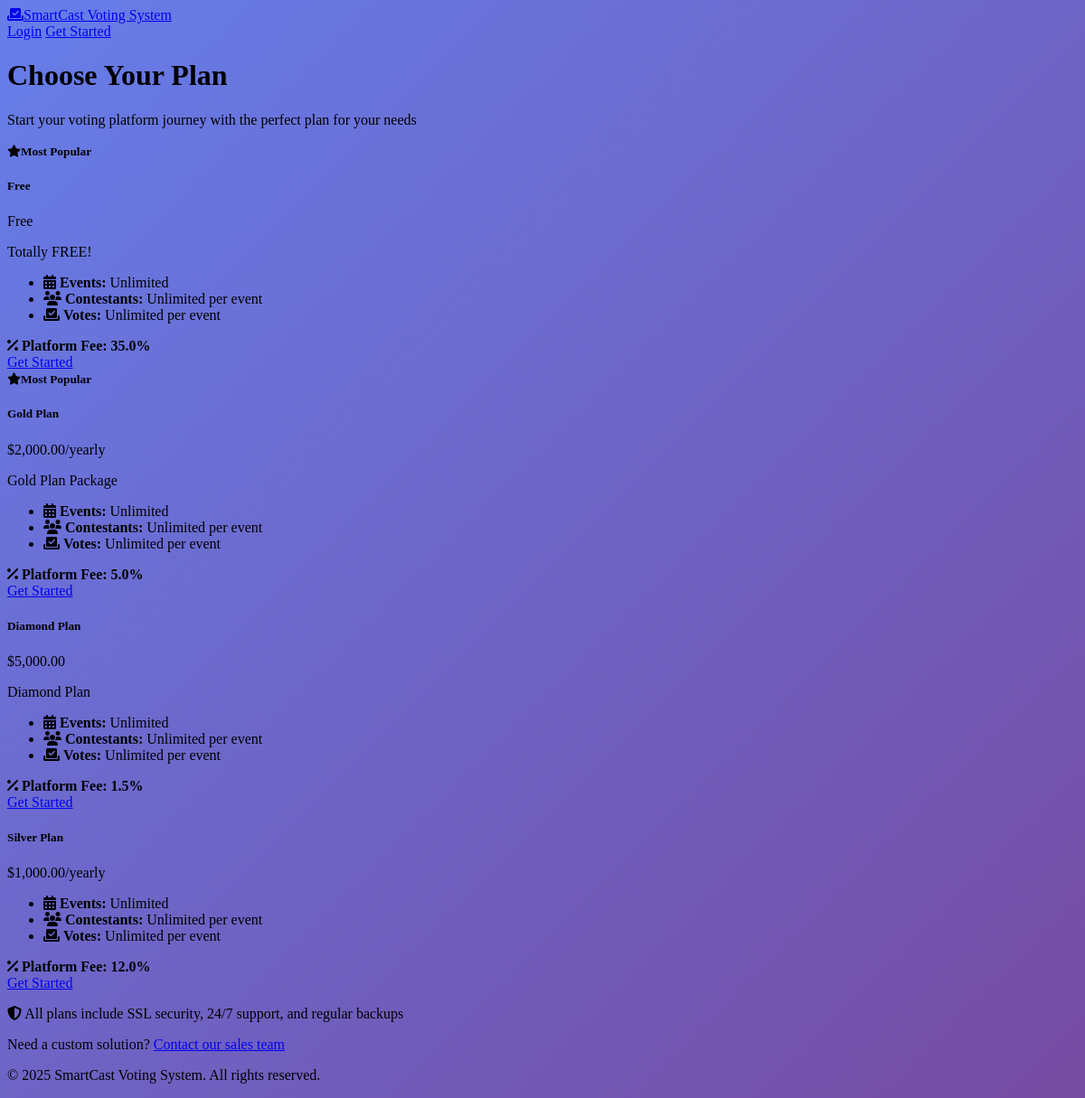
/pricing, run on the app's committed database.
### tables this page shows
CREATE TABLE `subscription_plans` (
  `id` int(11) NOT NULL,
  `name` varchar(100) NOT NULL,
  `slug` varchar(100) NOT NULL,
  `description` text DEFAULT NULL,
  `price` decimal(10,2) NOT NULL DEFAULT 0.00,
  `billing_cycle` enum('monthly','yearly','lifetime','free') DEFAULT 'monthly',
  `max_events` int(11) DEFAULT NULL COMMENT 'NULL means unlimited',
  `max_contestants_per_event` int(11) DEFAULT NULL COMMENT 'NULL means unlimited',
  `max_votes_per_event` int(11) DEFAULT NULL COMMENT 'NULL means unlimited',
  `features` longtext DEFAULT NULL COMMENT 'Additional features as JSON' CHECK (json_valid(`features`)),
  `fee_rule_id` int(11) DEFAULT NULL COMMENT 'Default fee rule for this plan',
  `is_popular` tinyint(1) DEFAULT 0,
  `is_active` tinyint(1) DEFAULT 1,
  `sort_order` int(3) DEFAULT 0,
  `trial_days` int(3) DEFAULT 0,
  `created_at` timestamp NOT NULL DEFAULT current_timestamp(),
  `updated_at` timestamp NOT NULL DEFAULT current_timestamp() ON UPDATE current_timestamp()
);

### views/pricing.php (the view, shortened to what the rows shown need)
<!DOCTYPE html>
<html lang="en">
<head>
    <link href="<?= COREUI_CSS ?>" rel="stylesheet">
    <link href="https://cdnjs.cloudflare.com/ajax/libs/font-awesome/6.4.0/css/all.min.css" rel="stylesheet">
    <link href="<?= APP_URL ?>/public/css/auth.css" rel="stylesheet">
</head>
<body class="c-app" style="background: linear-gradient(135deg, #667eea 0%, #764ba2 100%);">
    <header class="navbar navbar-expand-lg navbar-dark bg-transparent">
        <div class="container">
            <a class="navbar-brand fw-bold" href="<?= APP_URL ?>">
                <i class="fas fa-vote-yea me-2"></i><?= APP_NAME ?>
            </a>
            <div class="navbar-nav ms-auto">
                <a class="nav-link" href="<?= APP_URL ?>/login">Login</a>
                <a class="btn btn-outline-light btn-sm" href="<?= APP_URL ?>/register">Get Started</a>
            </div>
        </div>
    </header>
    <div class="container py-4">
        <div class="text-center text-white mb-4">
            <h1 class="display-5 fw-bold mb-2">Choose Your Plan</h1>
            <p class="lead mb-0">Start your voting platform journey with the perfect plan for your needs</p>
        </div>
        <div class="row justify-content-center">
            <?php foreach ($plans ?? [] as $plan): ?>
            <div class="col-xl-3 col-lg-4 col-md-6 mb-3">
                <div class="card h-100 shadow-sm <?= $plan['is_popular'] ? 'border-warning' : '' ?>">
                    <?php if ($plan['is_popular']): ?>
                        <div class="card-header bg-warning text-dark text-center py-1">
                            <small><i class="fas fa-star me-1"></i><strong>Most Popular</strong></small>
                        </div>
                    <?php endif; ?>
                    <div class="card-body text-center d-flex flex-column p-3">
                        <h5 class="card-title mb-2"><?= htmlspecialchars($plan['name']) ?></h5>
                        <div class="h4 fw-bold text-primary mb-2">
                            <?= $plan['price_display'] ?>
                        </div>
                        <p class="text-muted small mb-3"><?= htmlspecialchars($plan['description']) ?></p>
                        <ul class="list-unstyled text-start mb-3 flex-grow-1 small">
                            <li class="mb-1">
                                <i class="fas fa-calendar-alt text-info me-2"></i>
                                <strong>Events:</strong> <?= $plan['events_display'] ?>
                            </li>
                            <li class="mb-1">
                                <i class="fas fa-users text-success me-2"></i>
                                <strong>Contestants:</strong> <?= $plan['contestants_display'] ?> per event
                            </li>
                            <li class="mb-1">
                                <i class="fas fa-vote-yea text-warning me-2"></i>
                                <strong>Votes:</strong> <?= $plan['votes_display'] ?> per event
                            </li>
                        </ul>
                        <div class="mt-auto">
                            <div class="border-top pt-3 mb-3">
                                <div class="alert alert-info py-2 mb-2">
                                    <div class="text-center">
                                        <i class="fas fa-percentage me-2"></i>
                                        <strong>Platform Fee: <?= $plan['fee_display'] ?></strong>
                                    </div>
                                </div>
                            </div>
                            <a href="<?= APP_URL ?>/register?plan=<?= $plan['id'] ?>" class="btn btn-<?= $plan['is_popular'] ? 'warning' : 'primary' ?> btn-sm w-100">
                                Get Started
                            </a>
                        </div>
                    </div>
                </div>
            </div>
            <?php endforeach; ?>
        </div>
        <div class="text-center text-white mt-4">
            <p class="mb-2 small">
                <i class="fas fa-shield-alt me-2"></i>
                All plans include SSL security, 24/7 support, and regular backups
            </p>
            <p class="small mb-0">
                Need a custom solution?
                <a href="mailto:sales@<?= strtolower(APP_NAME) ?>.com" class="text-warning text-decoration-none">
                    Contact our sales team
                </a>
            </p>
        </div>
    </div>
    <footer class="text-center text-white py-3">
        <div class="container">
            <p class="mb-0 small">&copy; <?= date('Y') ?> <?= APP_NAME ?>. All rights reserved.</p>
        </div>
    </footer>
</body>
</html>

### src/Core/Router.php (shortened to what the rows shown need)
<?php
class Router
{
    private $routes = [];
    private $currentGroup = [];
    public function group($attributes, $callback)
    {
        $previousGroup = $this->currentGroup;
        $this->currentGroup = array_merge($this->currentGroup, $attributes);
        $this->currentGroup = $previousGroup;
    }
    private function addRoute($method, $path, $handler)
    {
        $prefix = isset($this->currentGroup['prefix']) ? $this->currentGroup['prefix'] : '';
        $middleware = isset($this->currentGroup['middleware']) ? $this->currentGroup['middleware'] : null;
        $fullPath = $prefix . $path;
        $this->routes[] = [
            'method' => $method,
            'path' => $fullPath,
            'handler' => $handler,
            'middleware' => $middleware
        ];
    }
    public function dispatch()
    {
        $method = $_SERVER['REQUEST_METHOD'];
        $path = parse_url($_SERVER['REQUEST_URI'], PHP_URL_PATH);
        $appUrlParts = parse_url(APP_URL);
        $basePath = $appUrlParts['path'] ?? '';
        if (!empty($basePath)) {
            if (strpos($path, $basePath . '/index.php') === 0) {
                $path = substr($path, strlen($basePath . '/index.php'));
            } elseif (strpos($path, $basePath) === 0) {
                $path = substr($path, strlen($basePath));
            }
        }
        foreach ($this->routes as $route) {
            if ($route['method'] === $method && $this->matchPath($route['path'], $path)) {
                $params = $this->extractParams($route['path'], $path);
                $this->callHandler($route['handler'], $params);
                return;
            }
        }
    }
    private function matchPath($routePath, $requestPath)
    {
        $pattern = preg_replace('/\{([^}]+)\}/', '([^/]+)', $routePath);
        $pattern = '#^' . $pattern . '$#';
        return preg_match($pattern, $requestPath);
    }
    private function extractParams($routePath, $requestPath)
    {
        $params = [];
        return $params;
    }
    private function callHandler($handler, $params = [])
    {
        if (is_string($handler)) {
            list($controller, $method) = explode('@', $handler);
            $controllerClass = "SmartCast\\Controllers\\{$controller}";
            if (class_exists($controllerClass)) {
                $controllerInstance = new $controllerClass();
                if (method_exists($controllerInstance, $method)) {
                    $paramValues = array_values($params);
                    call_user_func_array([$controllerInstance, $method], $paramValues);
                } else {
                    throw new \Exception("Method {$method} not found in {$controllerClass}");
                }
            } else {
                throw new \Exception("Controller {$controllerClass} not found");
            }
        } elseif (is_callable($handler)) {
            $paramValues = array_values($params);
            call_user_func_array($handler, $paramValues);
        }
    }
}

### data on the page
subscription_plans: is_popular 1 (drawn), name "Free", description "Totally FREE!", events_display "Unlimited", contestants_display "Unlimited", votes_display "Unlimited", fee_display "35.0%"
subscription_plans: is_popular 1 (drawn), name "Gold Plan", price_display "$2,000.00/yearly", description "Gold Plan Package", events_display "Unlimited", contestants_display "Unlimited", votes_display "Unlimited", fee_display "5.0%"
subscription_plans: name "Diamond Plan", price_display "$5,000.00", description "Diamond Plan", events_display "Unlimited", contestants_display "Unlimited", votes_display "Unlimited", fee_display "1.5%"
subscription_plans: name "Silver Plan", price_display "$1,000.00/yearly", events_display "Unlimited", contestants_display "Unlimited", votes_display "Unlimited", fee_display "12.0%"
